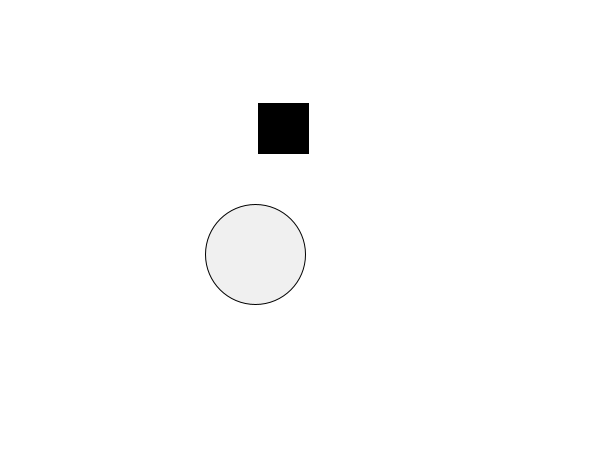
Frame 1 (no input)
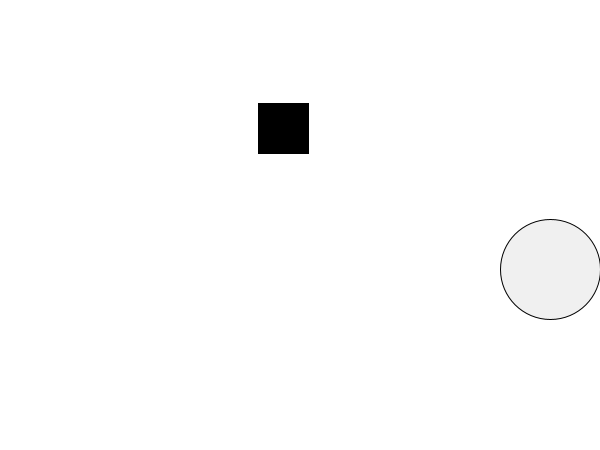
Frame 60 (the mouse pressed at the canvas centre just before this capture)
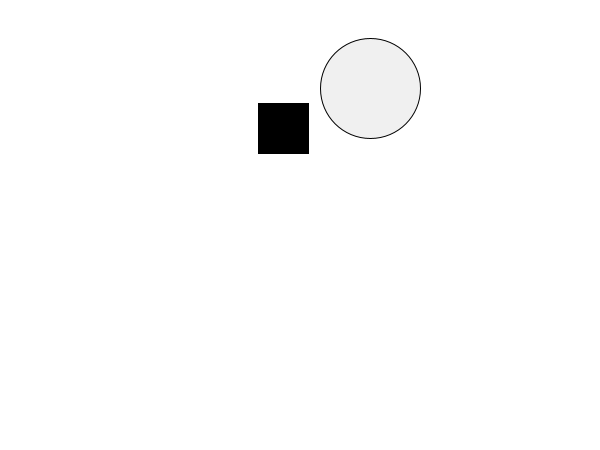
Frame 120 (the mouse held since frame 60 and released just before this capture)

The Processing sketch that drew these frames (run headless with seeded random() and noise(); from frame 60 on, the mouse is pressed at the canvas centre):

// Processing sketch: Collisions
// ── Collisions.pde
float cx = 250;
float cy = 250;
float cr = 50;

float speed = 5;
float xForce = 1;
float yForce = 1;

float random1;
float random2;
float randomSize = 50;

void setup() {
    size(600, 450);
    smooth();
    
    random1 = random(height - randomSize);
    random2 = random(height - randomSize);
}

void draw() {
    background(255);
    
    cx += speed * xForce;
    cy += (speed-random(0.5f)) * yForce;
    
    
    if (cx > width-cr || cx < cr) xForce *= -1;            // edge collision
    if (cy > height-cr || cy < cr) yForce *= -1;           // edge collision
    
    
    if (dist(mouseX, mouseY, cx, cy) < cr) fill(150);      // mouse collision
    else fill(240);
    
    ellipse(cx, cy, cr*2, cr*2);
    
    
    fill(0);
    rect(random1, random2, randomSize, randomSize);
    
    if (dist(random1, random2, cx, cy) < cr) {
        xForce *= -1;
        yForce *= -1;
    } 
    else if (dist(random1+randomSize, random2, cx, cy) < cr) {
        xForce *= -1;
        yForce *= -1;    
    }
    else if (dist(random1, random2+randomSize, cx, cy) < cr) {
        xForce *= -1;
        yForce *= -1;    
    }    
    else if (dist(random1+randomSize, random2+randomSize, cx, cy) < cr) {
        xForce *= -1;
        yForce *= -1;    
    }       
}
